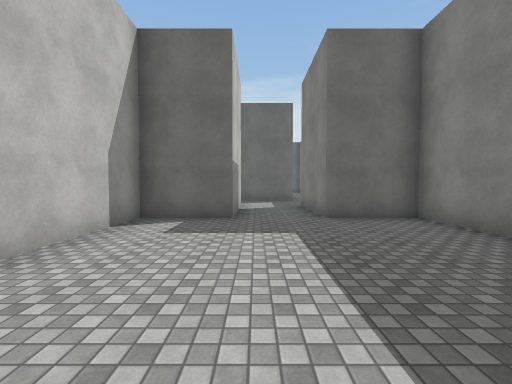
View 1 (above)

24 first-person views from a walk through a scene from a Unity 3-D project. The camera is 1.5 m above the floor, tilts 2° down and sees 90° across. The floor is counted in squares, 2 m on a side. Each view is taken from the middle of a square. On the plan, view 1 faces up. The plan holds only what a view shows up to about 9 squares ahead; the rest is blank. The place goes on beyond the plan. The player is left out. Surface patterns are stand-ins for the level's own textures.

View 2
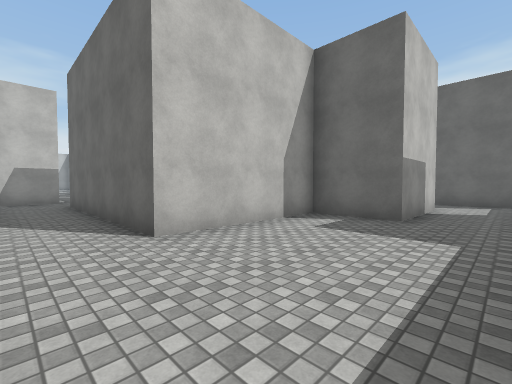

View 3
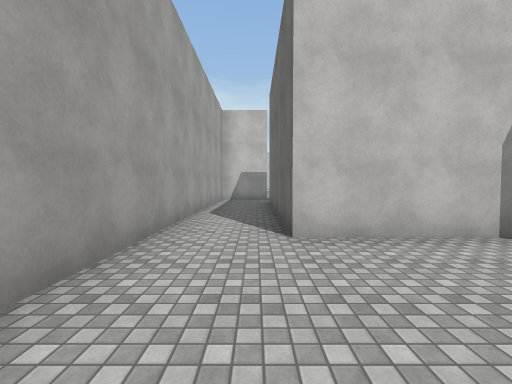

View 4
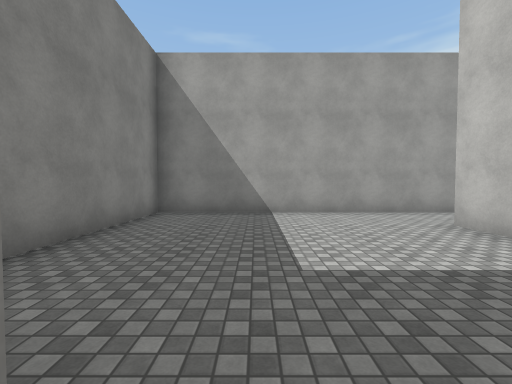

View 5
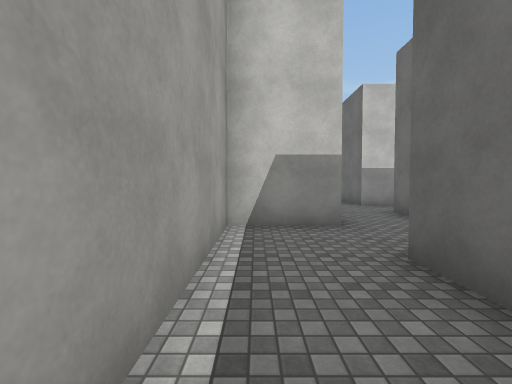

View 6
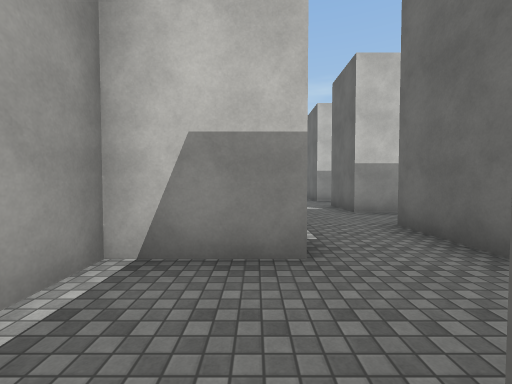

View 7
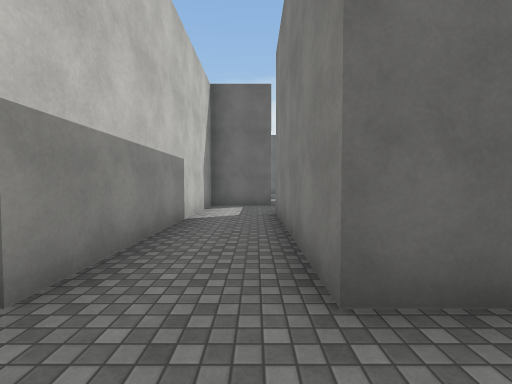

View 8
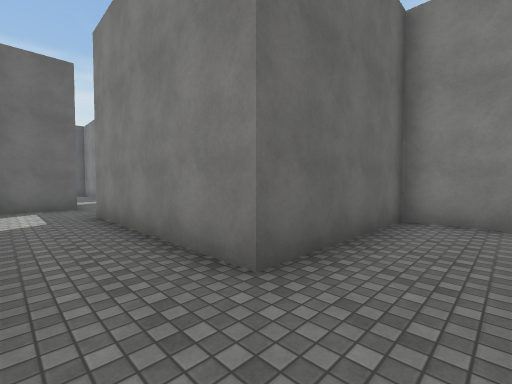

View 9
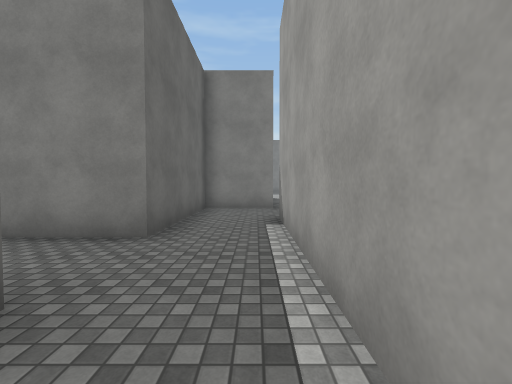

View 10
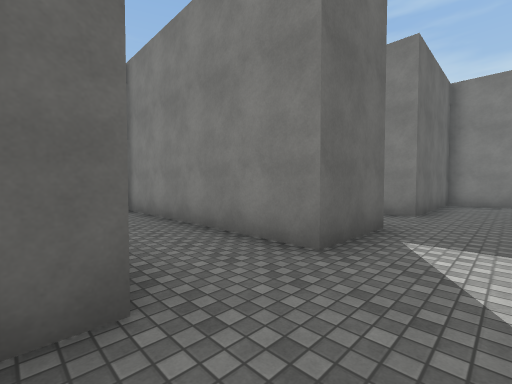

View 11
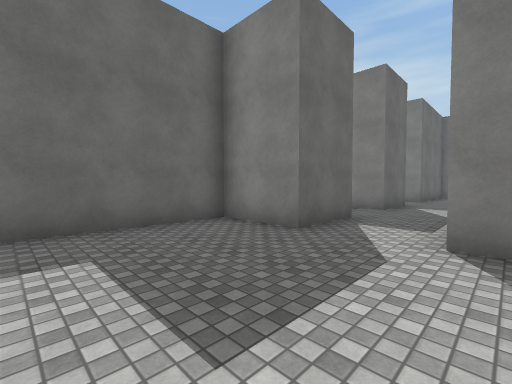

View 12
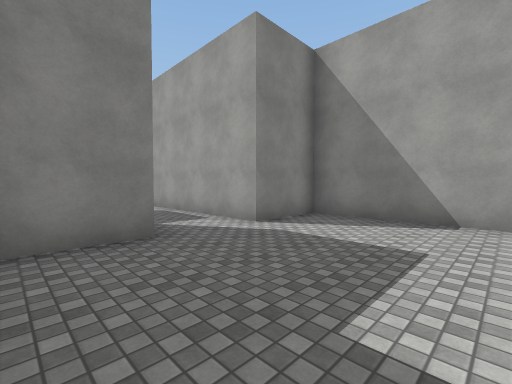

View 13
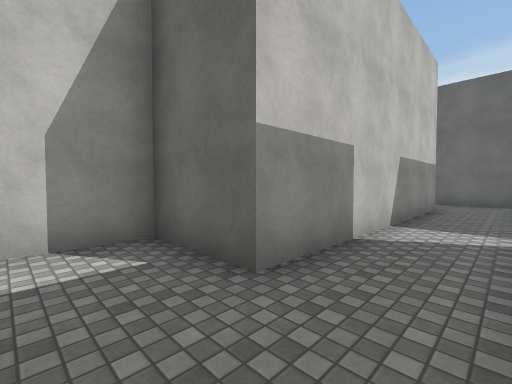

View 14
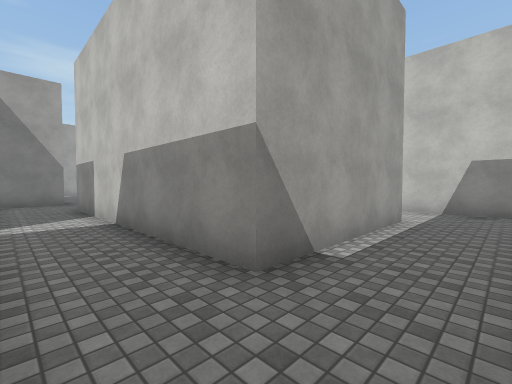

View 15
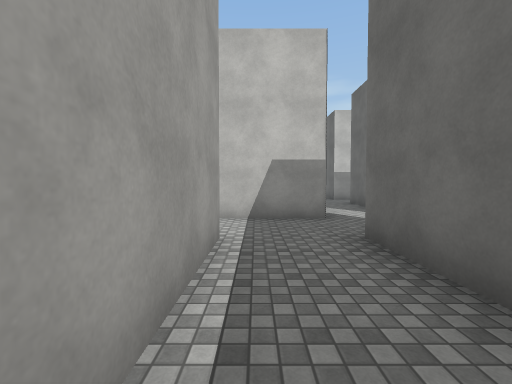

View 16
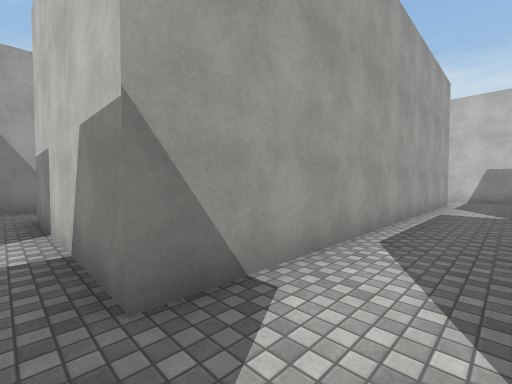

View 17
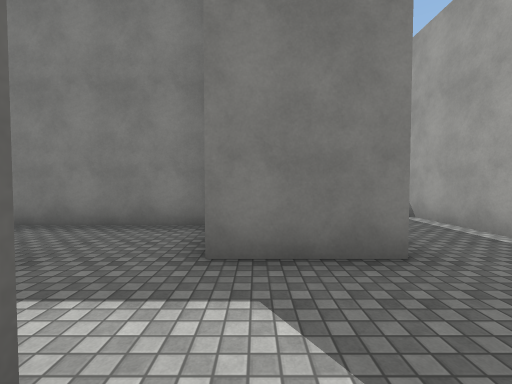

View 18
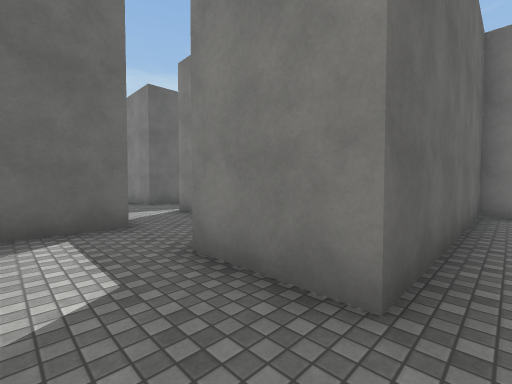

View 19
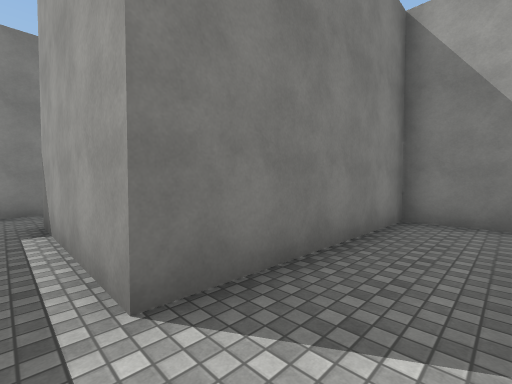

View 20
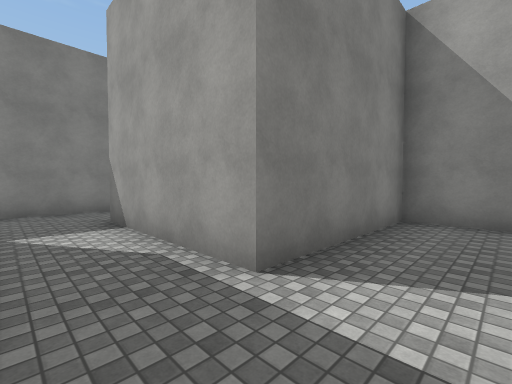

View 21
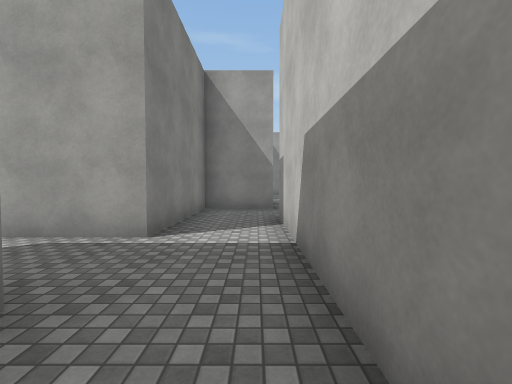

View 22
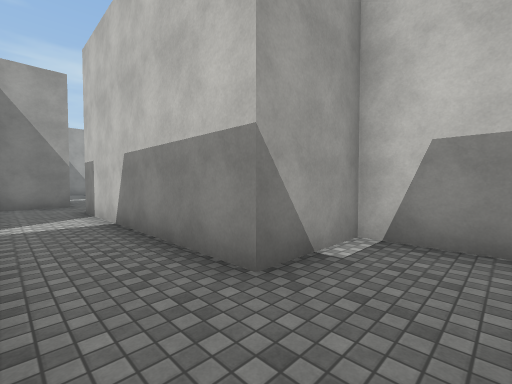

View 23
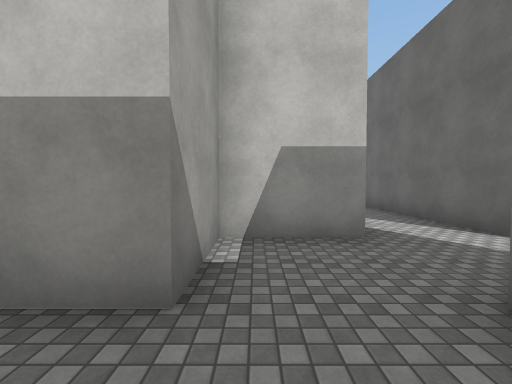

View 24
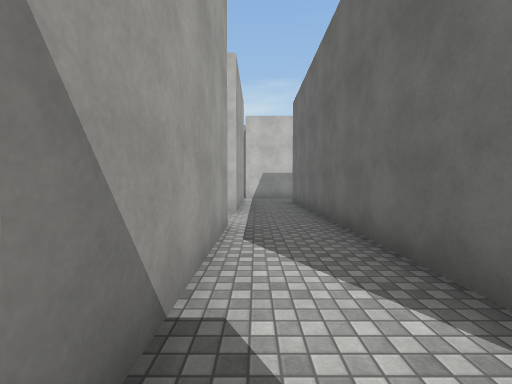

### Floor plan
Points are (right, up) in squares from view 1. A wall is a line through its corners. A room is listed if a view was taken in it or the views show most of it. See-through windows are left out.
Room 1 (views 1, 2, 3, 4, 5, 6, 7, 8, 13, 20)
walls: (-12.5, 15.5) (-12.5, 10.5) (-14.5, 10.5) (-14.5, 3.5); (1.1, 10.5) (-0.9, 10.5); (-0.5, 8.5) (-0.5, 5.5) (-2.5, 5.5) (-2.5, 1.5) (-8.5, 1.5) (-8.5, 3.5) (-12.5, 3.5) (-12.5, 8.5) (-11, 8.5); (-8.5, 24.9) (-8.5, 27.1); (-14.5, 25.5) (-10.5, 25.5); (-13.7, 27.5) (-14.5, 27.5); (-14.5, 1.5) (-10.5, 1.5) (-10.5, -0.5) (3.5, -0.5) (3.5, 5.5) (1.5, 5.5) (1.5, 8.5); (-16.5, 27.5) (-16.5, 25.5)
ways out: opening at (-15.5, 2.5) to room 2; opening at (-15.5, 24.5) to room 2; opening at (-11.5, 16.5) to room 2; opening at (-15.5, 28.5) to room 4
Room 2 (views 9, 14, 15, 16, 17, 18, 19)
walls: (-18.8, 12.5) (-16.5, 12.5) (-16.5, 17.5) (-12.5, 17.5) (-12.5, 15.5); (-21.1, 21.5) (-22, 21.5); (-10.5, 17.2) (-10.5, 19.5) (-16.5, 19.5) (-16.5, 21.5) (-14.5, 21.5) (-14.5, 25.5); (-27.5, 19.5) (-18.5, 19.5) (-18.5, 14.5); (-14.5, 3.5) (-16.5, 3.5) (-16.5, 9.5); (-16.5, 25.5) (-16.5, 23.5) (-18.1, 23.5); (-18.5, 1.5) (-14.5, 1.5)
ways out: opening at (-15.5, 2.5) to room 1; opening at (-15.5, 24.5) to room 1; opening at (-11.5, 16.5) to room 1; opening at (-19.5, 2.5) to room 3
Room 3 (views 10, 11, 12)
walls: (-24.1, -0.5) (-20.5, -0.5) (-20.5, 1.5) (-18.5, 1.5); (-18.4, 3.5) (-20.5, 3.5) (-20.5, 5.5) (-24.1, 5.5)
ways out: opening at (-19.5, 2.5) to room 2
Room 4 (views 21, 22, 23, 24)
walls: (-18.5, 33.5) (-27, 33.5); (-22.5, 31.5) (-18.5, 31.5) (-18.5, 29.5) (-16.5, 29.5) (-16.5, 27.5); (-14.5, 27.5) (-14.5, 28.3); (-26.8, 31.5) (-24.8, 31.5)
ways out: opening at (-15.5, 28.5) to room 1; opening at (-23.5, 30.5)

Where each view was taken, in squares from view 1:
view 1: 0 up, 0 right, facing up
view 2: 0 up, 1 right, facing up-left
view 3: 1 up, 1 right, facing left
view 4: 6 up, 1 right, facing down
view 5: 0 up, 6 left, facing left
view 6: 1 up, 8 left, facing left
view 7: 2 up, 13 left, facing up
view 8: 2 up, 14 left, facing up-right
view 9: 2 up, 16 left, facing right
view 10: 2 up, 19 left, facing up-right
view 11: 1 up, 24 left, facing up-right
view 12: 5 up, 24 left, facing down-right
view 13: 9 up, 11 left, facing up-left
view 14: 19 up, 11 left, facing down-left
view 15: 18 up, 13 left, facing left
view 16: 21 up, 18 left, facing down-left
view 17: 21 up, 19 left, facing right
view 18: 19 up, 18 left, facing up-right
view 19: 18 up, 18 left, facing down-right
view 20: 27 up, 16 left, facing down-right
view 21: 29 up, 16 left, facing down
view 22: 31 up, 15 left, facing down-left
view 23: 30 up, 15 left, facing left
view 24: 32 up, 18 left, facing left
